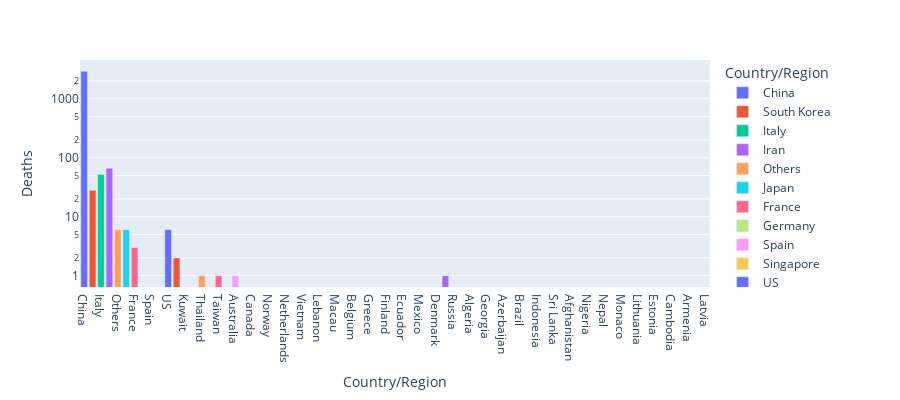

The cell this chart's notebook holds for it:
### Code cell
#Plottting death cases
fig = px.bar(plot,x=plot['Country/Region'],y=plot['Deaths'], color=plot['Country/Region'],height=400,log_y=True)
fig.show()

### Figure 1 — Plotly figure (JSON) as saved in the notebook; plotly's stock layout.template omitted (floating-point values rounded to 4 significant figures)
{"data": [{"alignmentgroup": "True", "hoverlabel": {"namelength": 0}, "hovertemplate": "Country/Region=%{x}<br>Deaths=%{y}", "legendgroup": "China", "marker": {"color": "#636efa"}, "name": "China", "offsetgroup": "China", "orientation": "v", "showlegend": true, "textposition": "auto", "type": "bar", "x": ["China"], "xaxis": "x", "y": [2912], "yaxis": "y"}, {"alignmentgroup": "True", "hoverlabel": {"namelength": 0}, "hovertemplate": "Country/Region=%{x}<br>Deaths=%{y}", "legendgroup": "South Korea", "marker": {"color": "#EF553B"}, "name": "South Korea", "offsetgroup": "South Korea", "orientation": "v", "showlegend": true, "textposition": "auto", "type": "bar", "x": ["South Korea"], "xaxis": "x", "y": [28], "yaxis": "y"}, {"alignmentgroup": "True", "hoverlabel": {"namelength": 0}, "hovertemplate": "Country/Region=%{x}<br>Deaths=%{y}", "legendgroup": "Italy", "marker": {"color": "#00cc96"}, "name": "Italy", "offsetgroup": "Italy", "orientation": "v", "showlegend": true, "textposition": "auto", "type": "bar", "x": ["Italy"], "xaxis": "x", "y": [52], "yaxis": "y"}, {"alignmentgroup": "True", "hoverlabel": {"namelength": 0}, "hovertemplate": "Country/Region=%{x}<br>Deaths=%{y}", "legendgroup": "Iran", "marker": {"color": "#ab63fa"}, "name": "Iran", "offsetgroup": "Iran", "orientation": "v", "showlegend": true, "textposition": "auto", "type": "bar", "x": ["Iran"], "xaxis": "x", "y": [66], "yaxis": "y"}, {"alignmentgroup": "True", "hoverlabel": {"namelength": 0}, "hovertemplate": "Country/Region=%{x}<br>Deaths=%{y}", "legendgroup": "Others", "marker": {"color": "#FFA15A"}, "name": "Others", "offsetgroup": "Others", "orientation": "v", "showlegend": true, "textposition": "auto", "type": "bar", "x": ["Others"], "xaxis": "x", "y": [6], "yaxis": "y"}, {"alignmentgroup": "True", "hoverlabel": {"namelength": 0}, "hovertemplate": "Country/Region=%{x}<br>Deaths=%{y}", "legendgroup": "Japan", "marker": {"color": "#19d3f3"}, "name": "Japan", "offsetgroup": "Japan", "orientation": "v", "showlegend": true, "textposition": "auto", "type": "bar", "x": ["Japan"], "xaxis": "x", "y": [6], "yaxis": "y"}, {"alignmentgroup": "True", "hoverlabel": {"namelength": 0}, "hovertemplate": "Country/Region=%{x}<br>Deaths=%{y}", "legendgroup": "France", "marker": {"color": "#FF6692"}, "name": "France", "offsetgroup": "France", "orientation": "v", "showlegend": true, "textposition": "auto", "type": "bar", "x": ["France"], "xaxis": "x", "y": [3], "yaxis": "y"}, {"alignmentgroup": "True", "hoverlabel": {"namelength": 0}, "hovertemplate": "Country/Region=%{x}<br>Deaths=%{y}", "legendgroup": "Germany", "marker": {"color": "#B6E880"}, "name": "Germany", "offsetgroup": "Germany", "orientation": "v", "showlegend": true, "textposition": "auto", "type": "bar", "x": ["Germany"], "xaxis": "x", "y": [0], "yaxis": "y"}, {"alignmentgroup": "True", "hoverlabel": {"namelength": 0}, "hovertemplate": "Country/Region=%{x}<br>Deaths=%{y}", "legendgroup": "Spain", "marker": {"color": "#FF97FF"}, "name": "Spain", "offsetgroup": "Spain", "orientation": "v", "showlegend": true, "textposition": "auto", "type": "bar", "x": ["Spain"], "xaxis": "x", "y": [0], "yaxis": "y"}, {"alignmentgroup": "True", "hoverlabel": {"namelength": 0}, "hovertemplate": "Country/Region=%{x}<br>Deaths=%{y}", "legendgroup": "Singapore", "marker": {"color": "#FECB52"}, "name": "Singapore", "offsetgroup": "Singapore", "orientation": "v", "showlegend": true, "textposition": "auto", "type": "bar", "x": ["Singapore"], "xaxis": "x", "y": [0], "yaxis": "y"}, {"alignmentgroup": "True", "hoverlabel": {"namelength": 0}, "hovertemplate": "Country/Region=%{x}<br>Deaths=%{y}", "legendgroup": "US", "marker": {"color": "#636efa"}, "name": "US", "offsetgroup": "US", "orientation": "v", "showlegend": true, "textposition": "auto", "type": "bar", "x": ["US"], "xaxis": "x", "y": [6], "yaxis": "y"}, {"alignmentgroup": "True", "hoverlabel": {"namelength": 0}, "hovertemplate": "Country/Region=%{x}<br>Deaths=%{y}", "legendgroup": "Hong Kong", "marker": {"color": "#EF553B"}, "name": "Hong Kong", "offsetgroup": "Hong Kong", "orientation": "v", "showlegend": true, "textposition": "auto", "type": "bar", "x": ["Hong Kong"], "xaxis": "x", "y": [2], "yaxis": "y"}, {"alignmentgroup": "True", "hoverlabel": {"namelength": 0}, "hovertemplate": "Country/Region=%{x}<br>Deaths=%{y}", "legendgroup": "Kuwait", "marker": {"color": "#00cc96"}, "name": "Kuwait", "offsetgroup": "Kuwait", "orientation": "v", "showlegend": true, "textposition": "auto", "type": "bar", "x": ["Kuwait"], "xaxis": "x", "y": [0], "yaxis": "y"}, {"alignmentgroup": "True", "hoverlabel": {"namelength": 0}, "hovertemplate": "Country/Region=%{x}<br>Deaths=%{y}", "legendgroup": "Bahrain", "marker": {"color": "#ab63fa"}, "name": "Bahrain", "offsetgroup": "Bahrain", "orientation": "v", "showlegend": true, "textposition": "auto", "type": "bar", "x": ["Bahrain"], "xaxis": "x", "y": [0], "yaxis": "y"}, {"alignmentgroup": "True", "hoverlabel": {"namelength": 0}, "hovertemplate": "Country/Region=%{x}<br>Deaths=%{y}", "legendgroup": "Thailand", "marker": {"color": "#FFA15A"}, "name": "Thailand", "offsetgroup": "Thailand", "orientation": "v", "showlegend": true, "textposition": "auto", "type": "bar", "x": ["Thailand"], "xaxis": "x", "y": [1], "yaxis": "y"}, {"alignmentgroup": "True", "hoverlabel": {"namelength": 0}, "hovertemplate": "Country/Region=%{x}<br>Deaths=%{y}", "legendgroup": "Switzerland", "marker": {"color": "#19d3f3"}, "name": "Switzerland", "offsetgroup": "Switzerland", "orientation": "v", "showlegend": true, "textposition": "auto", "type": "bar", "x": ["Switzerland"], "xaxis": "x", "y": [0], "yaxis": "y"}, {"alignmentgroup": "True", "hoverlabel": {"namelength": 0}, "hovertemplate": "Country/Region=%{x}<br>Deaths=%{y}", "legendgroup": "Taiwan", "marker": {"color": "#FF6692"}, "name": "Taiwan", "offsetgroup": "Taiwan", "orientation": "v", "showlegend": true, "textposition": "auto", "type": "bar", "x": ["Taiwan"], "xaxis": "x", "y": [1], "yaxis": "y"}, {"alignmentgroup": "True", "hoverlabel": {"namelength": 0}, "hovertemplate": "Country/Region=%{x}<br>Deaths=%{y}", "legendgroup": "UK", "marker": {"color": "#B6E880"}, "name": "UK", "offsetgroup": "UK", "orientation": "v", "showlegend": true, "textposition": "auto", "type": "bar", "x": ["UK"], "xaxis": "x", "y": [0], "yaxis": "y"}, {"alignmentgroup": "True", "hoverlabel": {"namelength": 0}, "hovertemplate": "Country/Region=%{x}<br>Deaths=%{y}", "legendgroup": "Australia", "marker": {"color": "#FF97FF"}, "name": "Australia", "offsetgroup": "Australia", "orientation": "v", "showlegend": true, "textposition": "auto", "type": "bar", "x": ["Australia"], "xaxis": "x", "y": [1], "yaxis": "y"}, {"alignmentgroup": "True", "hoverlabel": {"namelength": 0}, "hovertemplate": "Country/Region=%{x}<br>Deaths=%{y}", "legendgroup": "Malaysia", "marker": {"color": "#FECB52"}, "name": "Malaysia", "offsetgroup": "Malaysia", "orientation": "v", "showlegend": true, "textposition": "auto", "type": "bar", "x": ["Malaysia"], "xaxis": "x", "y": [0], "yaxis": "y"}, {"alignmentgroup": "True", "hoverlabel": {"namelength": 0}, "hovertemplate": "Country/Region=%{x}<br>Deaths=%{y}", "legendgroup": "Canada", "marker": {"color": "#636efa"}, "name": "Canada", "offsetgroup": "Canada", "orientation": "v", "showlegend": true, "textposition": "auto", "type": "bar", "x": ["Canada"], "xaxis": "x", "y": [0], "yaxis": "y"}, {"alignmentgroup": "True", "hoverlabel": {"namelength": 0}, "hovertemplate": "Country/Region=%{x}<br>Deaths=%{y}", "legendgroup": "Iraq", "marker": {"color": "#EF553B"}, "name": "Iraq", "offsetgroup": "Iraq", "orientation": "v", "showlegend": true, "textposition": "auto", "type": "bar", "x": ["Iraq"], "xaxis": "x", "y": [0], "yaxis": "y"}, {"alignmentgroup": "True", "hoverlabel": {"namelength": 0}, "hovertemplate": "Country/Region=%{x}<br>Deaths=%{y}", "legendgroup": "Norway", "marker": {"color": "#00cc96"}, "name": "Norway", "offsetgroup": "Norway", "orientation": "v", "showlegend": true, "textposition": "auto", "type": "bar", "x": ["Norway"], "xaxis": "x", "y": [0], "yaxis": "y"}, {"alignmentgroup": "True", "hoverlabel": {"namelength": 0}, "hovertemplate": "Country/Region=%{x}<br>Deaths=%{y}", "legendgroup": "United Arab Emirates", "marker": {"color": "#ab63fa"}, "name": "United Arab Emirates", "offsetgroup": "United Arab Emirates", "orientation": "v", "showlegend": true, "textposition": "auto", "type": "bar", "x": ["United Arab Emirates"], "xaxis": "x", "y": [0], "yaxis": "y"}, {"alignmentgroup": "True", "hoverlabel": {"namelength": 0}, "hovertemplate": "Country/Region=%{x}<br>Deaths=%{y}", "legendgroup": "Netherlands", "marker": {"color": "#FFA15A"}, "name": "Netherlands", "offsetgroup": "Netherlands", "orientation": "v", "showlegend": true, "textposition": "auto", "type": "bar", "x": ["Netherlands"], "xaxis": "x", "y": [0], "yaxis": "y"}, {"alignmentgroup": "True", "hoverlabel": {"namelength": 0}, "hovertemplate": "Country/Region=%{x}<br>Deaths=%{y}", "legendgroup": "Austria", "marker": {"color": "#19d3f3"}, "name": "Austria", "offsetgroup": "Austria", "orientation": "v", "showlegend": true, "textposition": "auto", "type": "bar", "x": ["Austria"], "xaxis": "x", "y": [0], "yaxis": "y"}, {"alignmentgroup": "True", "hoverlabel": {"namelength": 0}, "hovertemplate": "Country/Region=%{x}<br>Deaths=%{y}", "legendgroup": "Vietnam", "marker": {"color": "#FF6692"}, "name": "Vietnam", "offsetgroup": "Vietnam", "orientation": "v", "showlegend": true, "textposition": "auto", "type": "bar", "x": ["Vietnam"], "xaxis": "x", "y": [0], "yaxis": "y"}, {"alignmentgroup": "True", "hoverlabel": {"namelength": 0}, "hovertemplate": "Country/Region=%{x}<br>Deaths=%{y}", "legendgroup": "Sweden", "marker": {"color": "#B6E880"}, "name": "Sweden", "offsetgroup": "Sweden", "orientation": "v", "showlegend": true, "textposition": "auto", "type": "bar", "x": ["Sweden"], "xaxis": "x", "y": [0], "yaxis": "y"}, {"alignmentgroup": "True", "hoverlabel": {"namelength": 0}, "hovertemplate": "Country/Region=%{x}<br>Deaths=%{y}", "legendgroup": "Lebanon", "marker": {"color": "#FF97FF"}, "name": "Lebanon", "offsetgroup": "Lebanon", "orientation": "v", "showlegend": true, "textposition": "auto", "type": "bar", "x": ["Lebanon"], "xaxis": "x", "y": [0], "yaxis": "y"}, {"alignmentgroup": "True", "hoverlabel": {"namelength": 0}, "hovertemplate": "Country/Region=%{x}<br>Deaths=%{y}", "legendgroup": "Israel", "marker": {"color": "#FECB52"}, "name": "Israel", "offsetgroup": "Israel", "orientation": "v", "showlegend": true, "textposition": "auto", "type": "bar", "x": ["Israel"], "xaxis": "x", "y": [0], "yaxis": "y"}, {"alignmentgroup": "True", "hoverlabel": {"namelength": 0}, "hovertemplate": "Country/Region=%{x}<br>Deaths=%{y}", "legendgroup": "Macau", "marker": {"color": "#636efa"}, "name": "Macau", "offsetgroup": "Macau", "orientation": "v", "showlegend": true, "textposition": "auto", "type": "bar", "x": ["Macau"], "xaxis": "x", "y": [0], "yaxis": "y"}, {"alignmentgroup": "True", "hoverlabel": {"namelength": 0}, "hovertemplate": "Country/Region=%{x}<br>Deaths=%{y}", "legendgroup": "San Marino", "marker": {"color": "#EF553B"}, "name": "San Marino", "offsetgroup": "San Marino", "orientation": "v", "showlegend": true, "textposition": "auto", "type": "bar", "x": ["San Marino"], "xaxis": "x", "y": [0], "yaxis": "y"}, {"alignmentgroup": "True", "hoverlabel": {"namelength": 0}, "hovertemplate": "Country/Region=%{x}<br>Deaths=%{y}", "legendgroup": "Belgium", "marker": {"color": "#00cc96"}, "name": "Belgium", "offsetgroup": "Belgium", "orientation": "v", "showlegend": true, "textposition": "auto", "type": "bar", "x": ["Belgium"], "xaxis": "x", "y": [0], "yaxis": "y"}, {"alignmentgroup": "True", "hoverlabel": {"namelength": 0}, "hovertemplate": "Country/Region=%{x}<br>Deaths=%{y}", "legendgroup": "Croatia", "marker": {"color": "#ab63fa"}, "name": "Croatia", "offsetgroup": "Croatia", "orientation": "v", "showlegend": true, "textposition": "auto", "type": "bar", "x": ["Croatia"], "xaxis": "x", "y": [0], "yaxis": "y"}, {"alignmentgroup": "True", "hoverlabel": {"namelength": 0}, "hovertemplate": "Country/Region=%{x}<br>Deaths=%{y}", "legendgroup": "Greece", "marker": {"color": "#FFA15A"}, "name": "Greece", "offsetgroup": "Greece", "orientation": "v", "showlegend": true, "textposition": "auto", "type": "bar", "x": ["Greece"], "xaxis": "x", "y": [0], "yaxis": "y"}, {"alignmentgroup": "True", "hoverlabel": {"namelength": 0}, "hovertemplate": "Country/Region=%{x}<br>Deaths=%{y}", "legendgroup": "Iceland", "marker": {"color": "#19d3f3"}, "name": "Iceland", "offsetgroup": "Iceland", "orientation": "v", "showlegend": true, "textposition": "auto", "type": "bar", "x": ["Iceland"], "xaxis": "x", "y": [0], "yaxis": "y"}, {"alignmentgroup": "True", "hoverlabel": {"namelength": 0}, "hovertemplate": "Country/Region=%{x}<br>Deaths=%{y}", "legendgroup": "Finland", "marker": {"color": "#FF6692"}, "name": "Finland", "offsetgroup": "Finland", "orientation": "v", "showlegend": true, "textposition": "auto", "type": "bar", "x": ["Finland"], "xaxis": "x", "y": [0], "yaxis": "y"}, {"alignmentgroup": "True", "hoverlabel": {"namelength": 0}, "hovertemplate": "Country/Region=%{x}<br>Deaths=%{y}", "legendgroup": "Oman", "marker": {"color": "#B6E880"}, "name": "Oman", "offsetgroup": "Oman", "orientation": "v", "showlegend": true, "textposition": "auto", "type": "bar", "x": ["Oman"], "xaxis": "x", "y": [0], "yaxis": "y"}, {"alignmentgroup": "True", "hoverlabel": {"namelength": 0}, "hovertemplate": "Country/Region=%{x}<br>Deaths=%{y}", "legendgroup": "Ecuador", "marker": {"color": "#FF97FF"}, "name": "Ecuador", "offsetgroup": "Ecuador", "orientation": "v", "showlegend": true, "textposition": "auto", "type": "bar", "x": ["Ecuador"], "xaxis": "x", "y": [0], "yaxis": "y"}, {"alignmentgroup": "True", "hoverlabel": {"namelength": 0}, "hovertemplate": "Country/Region=%{x}<br>Deaths=%{y}", "legendgroup": "India", "marker": {"color": "#FECB52"}, "name": "India", "offsetgroup": "India", "orientation": "v", "showlegend": true, "textposition": "auto", "type": "bar", "x": ["India"], "xaxis": "x", "y": [0], "yaxis": "y"}, {"alignmentgroup": "True", "hoverlabel": {"namelength": 0}, "hovertemplate": "Country/Region=%{x}<br>Deaths=%{y}", "legendgroup": "Mexico", "marker": {"color": "#636efa"}, "name": "Mexico", "offsetgroup": "Mexico", "orientation": "v", "showlegend": true, "textposition": "auto", "type": "bar", "x": ["Mexico"], "xaxis": "x", "y": [0], "yaxis": "y"}, {"alignmentgroup": "True", "hoverlabel": {"namelength": 0}, "hovertemplate": "Country/Region=%{x}<br>Deaths=%{y}", "legendgroup": "Pakistan", "marker": {"color": "#EF553B"}, "name": "Pakistan", "offsetgroup": "Pakistan", "orientation": "v", "showlegend": true, "textposition": "auto", "type": "bar", "x": ["Pakistan"], "xaxis": "x", "y": [0], "yaxis": "y"}, {"alignmentgroup": "True", "hoverlabel": {"namelength": 0}, "hovertemplate": "Country/Region=%{x}<br>Deaths=%{y}", "legendgroup": "Denmark", "marker": {"color": "#00cc96"}, "name": "Denmark", "offsetgroup": "Denmark", "orientation": "v", "showlegend": true, "textposition": "auto", "type": "bar", "x": ["Denmark"], "xaxis": "x", "y": [0], "yaxis": "y"}, {"alignmentgroup": "True", "hoverlabel": {"namelength": 0}, "hovertemplate": "Country/Region=%{x}<br>Deaths=%{y}", "legendgroup": "Philippines", "marker": {"color": "#ab63fa"}, "name": "Philippines", "offsetgroup": "Philippines", "orientation": "v", "showlegend": true, "textposition": "auto", "type": "bar", "x": ["Philippines"], "xaxis": "x", "y": [1], "yaxis": "y"}, {"alignmentgroup": "True", "hoverlabel": {"namelength": 0}, "hovertemplate": "Country/Region=%{x}<br>Deaths=%{y}", "legendgroup": "Russia", "marker": {"color": "#FFA15A"}, "name": "Russia", "offsetgroup": "Russia", "orientation": "v", "showlegend": true, "textposition": "auto", "type": "bar", "x": ["Russia"], "xaxis": "x", "y": [0], "yaxis": "y"}, {"alignmentgroup": "True", "hoverlabel": {"namelength": 0}, "hovertemplate": "Country/Region=%{x}<br>Deaths=%{y}", "legendgroup": "Qatar", "marker": {"color": "#19d3f3"}, "name": "Qatar", "offsetgroup": "Qatar", "orientation": "v", "showlegend": true, "textposition": "auto", "type": "bar", "x": ["Qatar"], "xaxis": "x", "y": [0], "yaxis": "y"}, {"alignmentgroup": "True", "hoverlabel": {"namelength": 0}, "hovertemplate": "Country/Region=%{x}<br>Deaths=%{y}", "legendgroup": "Algeria", "marker": {"color": "#FF6692"}, "name": "Algeria", "offsetgroup": "Algeria", "orientation": "v", "showlegend": true, "textposition": "auto", "type": "bar", "x": ["Algeria"], "xaxis": "x", "y": [0], "yaxis": "y"}, {"alignmentgroup": "True", "hoverlabel": {"namelength": 0}, "hovertemplate": "Country/Region=%{x}<br>Deaths=%{y}", "legendgroup": "Romania", "marker": {"color": "#B6E880"}, "name": "Romania", "offsetgroup": "Romania", "orientation": "v", "showlegend": true, "textposition": "auto", "type": "bar", "x": ["Romania"], "xaxis": "x", "y": [0], "yaxis": "y"}, {"alignmentgroup": "True", "hoverlabel": {"namelength": 0}, "hovertemplate": "Country/Region=%{x}<br>Deaths=%{y}", "legendgroup": "Georgia", "marker": {"color": "#FF97FF"}, "name": "Georgia", "offsetgroup": "Georgia", "orientation": "v", "showlegend": true, "textposition": "auto", "type": "bar", "x": ["Georgia"], "xaxis": "x", "y": [0], "yaxis": "y"}, {"alignmentgroup": "True", "hoverlabel": {"namelength": 0}, "hovertemplate": "Country/Region=%{x}<br>Deaths=%{y}", "legendgroup": "Czech Republic", "marker": {"color": "#FECB52"}, "name": "Czech Republic", "offsetgroup": "Czech Republic", "orientation": "v", "showlegend": true, "textposition": "auto", "type": "bar", "x": ["Czech Republic"], "xaxis": "x", "y": [0], "yaxis": "y"}, {"alignmentgroup": "True", "hoverlabel": {"namelength": 0}, "hovertemplate": "Country/Region=%{x}<br>Deaths=%{y}", "legendgroup": "Azerbaijan", "marker": {"color": "#636efa"}, "name": "Azerbaijan", "offsetgroup": "Azerbaijan", "orientation": "v", "showlegend": true, "textposition": "auto", "type": "bar", "x": ["Azerbaijan"], "xaxis": "x", "y": [0], "yaxis": "y"}, {"alignmentgroup": "True", "hoverlabel": {"namelength": 0}, "hovertemplate": "Country/Region=%{x}<br>Deaths=%{y}", "legendgroup": "Egypt", "marker": {"color": "#EF553B"}, "name": "Egypt", "offsetgroup": "Egypt", "orientation": "v", "showlegend": true, "textposition": "auto", "type": "bar", "x": ["Egypt"], "xaxis": "x", "y": [0], "yaxis": "y"}, {"alignmentgroup": "True", "hoverlabel": {"namelength": 0}, "hovertemplate": "Country/Region=%{x}<br>Deaths=%{y}", "legendgroup": "Brazil", "marker": {"color": "#00cc96"}, "name": "Brazil", "offsetgroup": "Brazil", "orientation": "v", "showlegend": true, "textposition": "auto", "type": "bar", "x": ["Brazil"], "xaxis": "x", "y": [0], "yaxis": "y"}, {"alignmentgroup": "True", "hoverlabel": {"namelength": 0}, "hovertemplate": "Country/Region=%{x}<br>Deaths=%{y}", "legendgroup": "Portugal", "marker": {"color": "#ab63fa"}, "name": "Portugal", "offsetgroup": "Portugal", "orientation": "v", "showlegend": true, "textposition": "auto", "type": "bar", "x": ["Portugal"], "xaxis": "x", "y": [0], "yaxis": "y"}, {"alignmentgroup": "True", "hoverlabel": {"namelength": 0}, "hovertemplate": "Country/Region=%{x}<br>Deaths=%{y}", "legendgroup": "Indonesia", "marker": {"color": "#FFA15A"}, "name": "Indonesia", "offsetgroup": "Indonesia", "orientation": "v", "showlegend": true, "textposition": "auto", "type": "bar", "x": ["Indonesia"], "xaxis": "x", "y": [0], "yaxis": "y"}, {"alignmentgroup": "True", "hoverlabel": {"namelength": 0}, "hovertemplate": "Country/Region=%{x}<br>Deaths=%{y}", "legendgroup": "Senegal", "marker": {"color": "#19d3f3"}, "name": "Senegal", "offsetgroup": "Senegal", "orientation": "v", "showlegend": true, "textposition": "auto", "type": "bar", "x": ["Senegal"], "xaxis": "x", "y": [0], "yaxis": "y"}, {"alignmentgroup": "True", "hoverlabel": {"namelength": 0}, "hovertemplate": "Country/Region=%{x}<br>Deaths=%{y}", "legendgroup": "Sri Lanka", "marker": {"color": "#FF6692"}, "name": "Sri Lanka", "offsetgroup": "Sri Lanka", "orientation": "v", "showlegend": true, "textposition": "auto", "type": "bar", "x": ["Sri Lanka"], "xaxis": "x", "y": [0], "yaxis": "y"}, {"alignmentgroup": "True", "hoverlabel": {"namelength": 0}, "hovertemplate": "Country/Region=%{x}<br>Deaths=%{y}", "legendgroup": "Saudi Arabia", "marker": {"color": "#B6E880"}, "name": "Saudi Arabia", "offsetgroup": "Saudi Arabia", "orientation": "v", "showlegend": true, "textposition": "auto", "type": "bar", "x": ["Saudi Arabia"], "xaxis": "x", "y": [0], "yaxis": "y"}, {"alignmentgroup": "True", "hoverlabel": {"namelength": 0}, "hovertemplate": "Country/Region=%{x}<br>Deaths=%{y}", "legendgroup": "Afghanistan", "marker": {"color": "#FF97FF"}, "name": "Afghanistan", "offsetgroup": "Afghanistan", "orientation": "v", "showlegend": true, "textposition": "auto", "type": "bar", "x": ["Afghanistan"], "xaxis": "x", "y": [0], "yaxis": "y"}, {"alignmentgroup": "True", "hoverlabel": {"namelength": 0}, "hovertemplate": "Country/Region=%{x}<br>Deaths=%{y}", "legendgroup": "North Macedonia", "marker": {"color": "#FECB52"}, "name": "North Macedonia", "offsetgroup": "North Macedonia", "orientation": "v", "showlegend": true, "textposition": "auto", "type": "bar", "x": ["North Macedonia"], "xaxis": "x", "y": [0], "yaxis": "y"}, {"alignmentgroup": "True", "hoverlabel": {"namelength": 0}, "hovertemplate": "Country/Region=%{x}<br>Deaths=%{y}", "legendgroup": "Nigeria", "marker": {"color": "#636efa"}, "name": "Nigeria", "offsetgroup": "Nigeria", "orientation": "v", "showlegend": true, "textposition": "auto", "type": "bar", "x": ["Nigeria"], "xaxis": "x", "y": [0], "yaxis": "y"}, {"alignmentgroup": "True", "hoverlabel": {"namelength": 0}, "hovertemplate": "Country/Region=%{x}<br>Deaths=%{y}", "legendgroup": "New Zealand", "marker": {"color": "#EF553B"}, "name": "New Zealand", "offsetgroup": "New Zealand", "orientation": "v", "showlegend": true, "textposition": "auto", "type": "bar", "x": ["New Zealand"], "xaxis": "x", "y": [0], "yaxis": "y"}, {"alignmentgroup": "True", "hoverlabel": {"namelength": 0}, "hovertemplate": "Country/Region=%{x}<br>Deaths=%{y}", "legendgroup": "Nepal", "marker": {"color": "#00cc96"}, "name": "Nepal", "offsetgroup": "Nepal", "orientation": "v", "showlegend": true, "textposition": "auto", "type": "bar", "x": ["Nepal"], "xaxis": "x", "y": [0], "yaxis": "y"}, {"alignmentgroup": "True", "hoverlabel": {"namelength": 0}, "hovertemplate": "Country/Region=%{x}<br>Deaths=%{y}", "legendgroup": "Morocco", "marker": {"color": "#ab63fa"}, "name": "Morocco", "offsetgroup": "Morocco", "orientation": "v", "showlegend": true, "textposition": "auto", "type": "bar", "x": ["Morocco"], "xaxis": "x", "y": [0], "yaxis": "y"}, {"alignmentgroup": "True", "hoverlabel": {"namelength": 0}, "hovertemplate": "Country/Region=%{x}<br>Deaths=%{y}", "legendgroup": "Monaco", "marker": {"color": "#FFA15A"}, "name": "Monaco", "offsetgroup": "Monaco", "orientation": "v", "showlegend": true, "textposition": "auto", "type": "bar", "x": ["Monaco"], "xaxis": "x", "y": [0], "yaxis": "y"}, {"alignmentgroup": "True", "hoverlabel": {"namelength": 0}, "hovertemplate": "Country/Region=%{x}<br>Deaths=%{y}", "legendgroup": "Luxembourg", "marker": {"color": "#19d3f3"}, "name": "Luxembourg", "offsetgroup": "Luxembourg", "orientation": "v", "showlegend": true, "textposition": "auto", "type": "bar", "x": ["Luxembourg"], "xaxis": "x", "y": [0], "yaxis": "y"}, {"alignmentgroup": "True", "hoverlabel": {"namelength": 0}, "hovertemplate": "Country/Region=%{x}<br>Deaths=%{y}", "legendgroup": "Lithuania", "marker": {"color": "#FF6692"}, "name": "Lithuania", "offsetgroup": "Lithuania", "orientation": "v", "showlegend": true, "textposition": "auto", "type": "bar", "x": ["Lithuania"], "xaxis": "x", "y": [0], "yaxis": "y"}, {"alignmentgroup": "True", "hoverlabel": {"namelength": 0}, "hovertemplate": "Country/Region=%{x}<br>Deaths=%{y}", "legendgroup": "Ireland", "marker": {"color": "#B6E880"}, "name": "Ireland", "offsetgroup": "Ireland", "orientation": "v", "showlegend": true, "textposition": "auto", "type": "bar", "x": ["Ireland"], "xaxis": "x", "y": [0], "yaxis": "y"}, {"alignmentgroup": "True", "hoverlabel": {"namelength": 0}, "hovertemplate": "Country/Region=%{x}<br>Deaths=%{y}", "legendgroup": "Estonia", "marker": {"color": "#FF97FF"}, "name": "Estonia", "offsetgroup": "Estonia", "orientation": "v", "showlegend": true, "textposition": "auto", "type": "bar", "x": ["Estonia"], "xaxis": "x", "y": [0], "yaxis": "y"}, {"alignmentgroup": "True", "hoverlabel": {"namelength": 0}, "hovertemplate": "Country/Region=%{x}<br>Deaths=%{y}", "legendgroup": "Dominican Republic", "marker": {"color": "#FECB52"}, "name": "Dominican Republic", "offsetgroup": "Dominican Republic", "orientation": "v", "showlegend": true, "textposition": "auto", "type": "bar", "x": ["Dominican Republic"], "xaxis": "x", "y": [0], "yaxis": "y"}, {"alignmentgroup": "True", "hoverlabel": {"namelength": 0}, "hovertemplate": "Country/Region=%{x}<br>Deaths=%{y}", "legendgroup": "Cambodia", "marker": {"color": "#636efa"}, "name": "Cambodia", "offsetgroup": "Cambodia", "orientation": "v", "showlegend": true, "textposition": "auto", "type": "bar", "x": ["Cambodia"], "xaxis": "x", "y": [0], "yaxis": "y"}, {"alignmentgroup": "True", "hoverlabel": {"namelength": 0}, "hovertemplate": "Country/Region=%{x}<br>Deaths=%{y}", "legendgroup": "Belarus", "marker": {"color": "#EF553B"}, "name": "Belarus", "offsetgroup": "Belarus", "orientation": "v", "showlegend": true, "textposition": "auto", "type": "bar", "x": ["Belarus"], "xaxis": "x", "y": [0], "yaxis": "y"}, {"alignmentgroup": "True", "hoverlabel": {"namelength": 0}, "hovertemplate": "Country/Region=%{x}<br>Deaths=%{y}", "legendgroup": "Armenia", "marker": {"color": "#00cc96"}, "name": "Armenia", "offsetgroup": "Armenia", "orientation": "v", "showlegend": true, "textposition": "auto", "type": "bar", "x": ["Armenia"], "xaxis": "x", "y": [0], "yaxis": "y"}, {"alignmentgroup": "True", "hoverlabel": {"namelength": 0}, "hovertemplate": "Country/Region=%{x}<br>Deaths=%{y}", "legendgroup": "Andorra", "marker": {"color": "#ab63fa"}, "name": "Andorra", "offsetgroup": "Andorra", "orientation": "v", "showlegend": true, "textposition": "auto", "type": "bar", "x": ["Andorra"], "xaxis": "x", "y": [0], "yaxis": "y"}, {"alignmentgroup": "True", "hoverlabel": {"namelength": 0}, "hovertemplate": "Country/Region=%{x}<br>Deaths=%{y}", "legendgroup": "Latvia", "marker": {"color": "#FFA15A"}, "name": "Latvia", "offsetgroup": "Latvia", "orientation": "v", "showlegend": true, "textposition": "auto", "type": "bar", "x": ["Latvia"], "xaxis": "x", "y": [0], "yaxis": "y"}], "layout": {"barmode": "relative", "height": 400, "legend": {"title": {"text": "Country/Region"}, "tracegroupgap": 0}, "margin": {"t": 60}, "xaxis": {"anchor": "y", "categoryarray": ["China", "South Korea", "Italy", "Iran", "Others", "Japan", "France", "Germany", "Spain", "Singapore", "US", "Hong Kong", "Kuwait", "Bahrain", "Thailand", "Switzerland", "Taiwan", "UK", "Australia", "Malaysia", "Canada", "Iraq", "Norway", "United Arab Emirates", "Netherlands", "Austria", "Vietnam", "Sweden", "Lebanon", "Israel", "Macau", "San Marino", "Belgium", "Croatia", "Greece", "Iceland", "Finland", "Oman", "Ecuador", "India", "Mexico", "Pakistan", "Denmark", "Philippines", "Russia", "Qatar", "Algeria", "Romania", "Georgia", "Czech Republic", "Azerbaijan", "Egypt", "Brazil", "Portugal", "Indonesia", "Senegal", "Sri Lanka", "Saudi Arabia", "Afghanistan", "North Macedonia", "Nigeria", "New Zealand", "Nepal", "Morocco", "Monaco", "Luxembourg", "Lithuania", "Ireland", "Estonia", "Dominican Republic", "Cambodia", "Belarus", "Armenia", "Andorra", "Latvia"], "categoryorder": "array", "domain": [0, 1], "title": {"text": "Country/Region"}}, "yaxis": {"anchor": "x", "domain": [0, 1], "title": {"text": "Deaths"}, "type": "log"}}}
